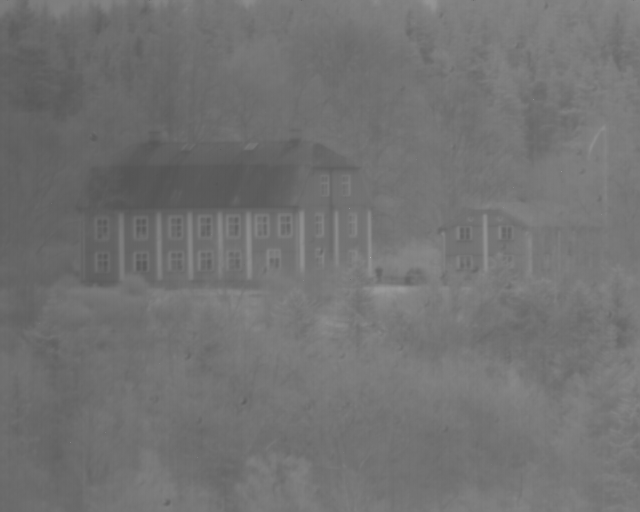
%> input picture 2026-03-19 SWIR HG 0939.tiff, 640 x 512 px
$ octave Main.m   (GNU Octave 9; MATLAB toolbox functions it lacks are replaced by stand-ins)
%> lines starting %> are read from the running program, lines starting %| are printed output that depends on the picture
### MATLAB Script/Align.m
function [cropped1, cropped2] = Align(image1_path, image2_path)

    % Aligns two images and crops the overlapping region

    % Inputs:
    % Image1_path - [will be fixed] Insert an image name, i.e '2026-03-20/2026-03-20 HG VISNIR 1035.tiff'
    % Image2_path - [will be warped] Insert an image name, i.e '2026-03-20/2026-03-20 HG SWIR 1028.tiff'

    %Make sure to write the right path for each image as inputs
    % i.e folder/file or folder/folder/file etc

    % Outputs:
    % Cropped1 - cropped version of image1
    % Cropped2 - cropped version of image2

    % Read the images that you want to align
    % image1 = imread(image1_path);
    % image2 = imread(image2_path);

    image1 = image1_path;
    image2 = image2_path;


    figure(1)
    imshow(image1)
    title('Original image1');

    figure(2)
    imshow(image2)
    title('Original image2');

    % Convert to double [0–1] so contrast measure is consistent
    image1_disp =image1;
    image2_disp = image2;

    % Compute global contrast (standard deviation)
    contrast1 = std(image1_disp(:));
    contrast2 = std(image2_disp(:));

    % Set a reasonable threshold for "usable contrast"
    % (0.05 is a good starting point for normalized images)
    threshold = 0.05;

    % Limit how many times we enhance (VERY important to avoid over-processing)
    max_iter = 5;

    iter1 = 0;

    while contrast1 < threshold && iter1 < max_iter

        image1_disp = adapthisteq(image1_disp, 'ClipLimit', 0.01);

        % Recompute contrast after enhancement
        contrast1 = std(image1_disp(:));

        % Increase iteration counter
        iter1 = iter1 + 1;
    end

    % Show result if enhancement was applied
    if iter1 > 0
        %figure(3)
        %imshow(image1_disp)
        %title(['Enhanced image 1 (', num2str(iter1), ' iterations)'])
        fprintf('Image 1 enhanced %d times\n', iter1);
    else
        fprintf('No enhancement needed for image 1.\n');
    end

    iter2 = 0;

    while contrast2 < threshold && iter2 < max_iter

        image2_disp = adapthisteq(image2_disp, 'ClipLimit', 0.01);

        contrast2 = std(image2_disp(:));

        iter2 = iter2 + 1;
    end

    if iter2 > 0
        %figure(4)
        %imshow(image2_disp)
        %title(['Enhanced image 2 (', num2str(iter2), ' iterations)'])
        fprintf('Image 2 enhanced %d times \n', iter2);
    else
        fprintf('No enhancement needed for image 2.\n');
    end


    %Select corresponding points in both images
    %mp = moving points from image2
    %fp = fixed points from image1
    [mp,fp] = cpselect(image2_disp, image1_disp, Wait = true);

    %Create a geometric transformation2d object using projective transformation
    t = fitgeotform2d(mp,fp,'projective');

    %Define the refrence view for the first image
    Rfixed = imref2d(size(image1)); %this gives the output image the same coordinate system as image1

    %Warp the second image to match the first image's coordinate system
    registered = imwarp(image2, t, OutputView = Rfixed);

    %Show the blended image
    %figure(5)
    %imshowpair(image1,registered, 'blend')
    %title('Blended Image')

    %create a mask of valid pixels
    mask2 = imwarp(true(size(image2,1), size(image2,2)), t, ...
                   'OutputView', Rfixed);

    mask1 = true(size(image1,1), size(image1,2));

    %compute overlap
    overlapMask = mask1 & mask2; %pixels valid in both images

    %overlapMask gives us a binary image that say 1 if overlap exist and 0 if
    %no overlap

    %find connected regions of overlap
    props = regionprops(overlapMask, 'Area', 'BoundingBox');

    %chooses the largest region of overlao
    [~,idx] = max([props.Area]);

    %extract a rectangle around the largest region
    bbox = props(idx).BoundingBox;

    shrinkFactor = 0.02; % 2% shrink (adjust 0.01–0.05)

    w = bbox(3);
    h = bbox(4);

    dx = w * shrinkFactor;
    dy = h * shrinkFactor;

    bbox(1) = bbox(1) + dx;
    bbox(2) = bbox(2) + dy;
    bbox(3) = bbox(3) - 2*dx;
    bbox(4) = bbox(4) - 2*dy;

    cropped1 = imcrop(image1, bbox);
    cropped2 = imcrop(registered, bbox);

    figure(6)
    imshow(cropped1);
    title('Cropped image1');

    figure(7)
    imshow(cropped2);
    title('Cropped image2');
end

### MATLAB Script/Main.m
clear all;
close all;
clc;

%% -------------------- Select Images -----------------------------------
% Import images (as many images as wanted)
Im = 2;
images = cell(1, Im);

for i = 1:Im

    [file, path] = uigetfile({'*.tif;*.tiff;*.png;*.jpg', 'Image Files'}, ...
        sprintf('Select image %d', i));
%> the answer given: ../2026-03-19 SWIR HG 0939.tiff

    if isequal(file,0)
        error('No file selected.');
    end

    filePath = fullfile(path, file);
    filenames{i} = filePath;

    images{i} = im2double(imread(filePath));

    fprintf('Loaded image %d: %s\n', i, filePath);
end

filename1 = filenames{1};
filename2 = filenames{2};

Image1 = images{1};
Image2 = images{2};
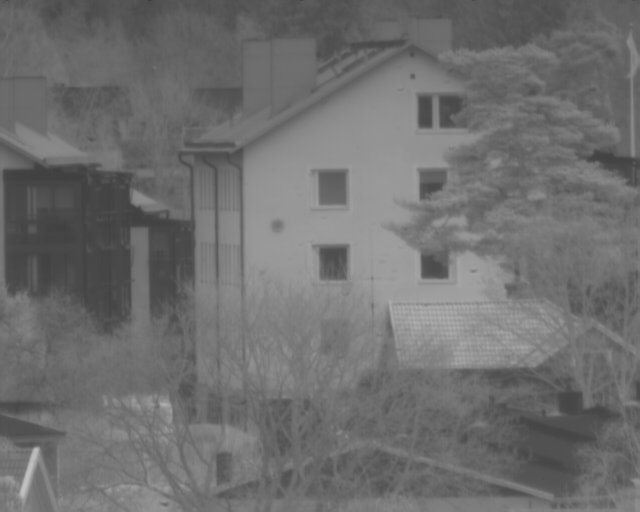
%> Image2: size 512x640 double; min 0.204, max 0.761, mean 0.435


%% -------------------- Sensor Detection of Image 1------------------------

if contains(filename1, 'VISNIR')

    pixel_size1 = 2.74e-6; %[m] H x V
    f1 = 100e-3; %[m]
    sensorName1 = 'VISNIR';

elseif contains(filename1, 'SWIR')

    pixel_size1 = 15e-6;  %[m]
    f1 = 500e-3; %[m]
    sensorName1 = 'SWIR';

else
    error('Sensor type not recognized in image 1');
end

%% -------------------- Sensor Detection of Image 2------------------------

if contains(filename2, 'VISNIR')

    pixel_size2 = 2.74e-6; %[m]
    f2 = 100e-3; %[m]
    sensorName2 = 'VISNIR';

elseif contains(filename2, 'SWIR')

    pixel_size2 = 15e-6; %[m]
    f2 = 500e-3; % [m]
    sensorName2 = 'SWIR';

else
    error('Sensor type not recognized in image 2');
end

%% ---------------- ALIGN IMAGES --------------------------
% Call the function to crop the images
[cropped1, cropped2] = Align(Image1, Image2);
%> in Align, `contrast1 = std(image1_disp(:));`: contrast1 = 0.0364
%> in Align, `contrast2 = std(image2_disp(:));`: contrast2 = 0.0835
%> the loop in Align, `while contrast1 < threshold && iter1 < max_iter` made 1 pass
%> (contrast1, iter1) on pass 1: (0.107, 1)
%> pass 1, in Align, `image1_disp = adapthisteq(image1_disp, 'ClipLimit', 0.01);`:
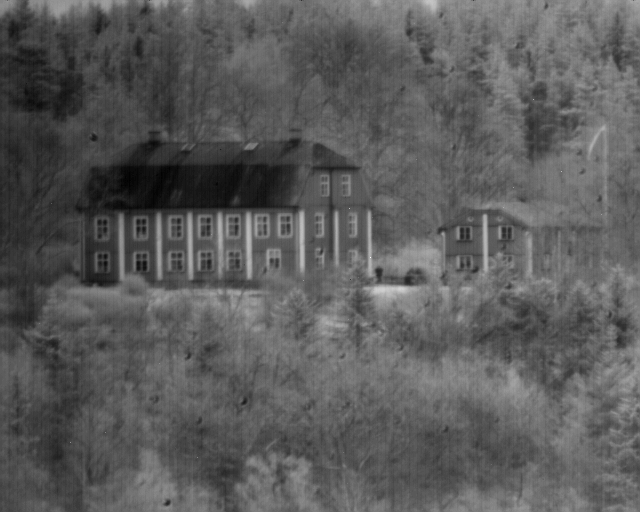
%> image1_disp: size 512x640 double; min 0, max 1, mean 0.359
%| Image 1 enhanced 1 times
%> after the loop in Align, `while contrast2 < threshold && iter2 < max_iter`: iter2 = 0
%> the run ends on the next line
